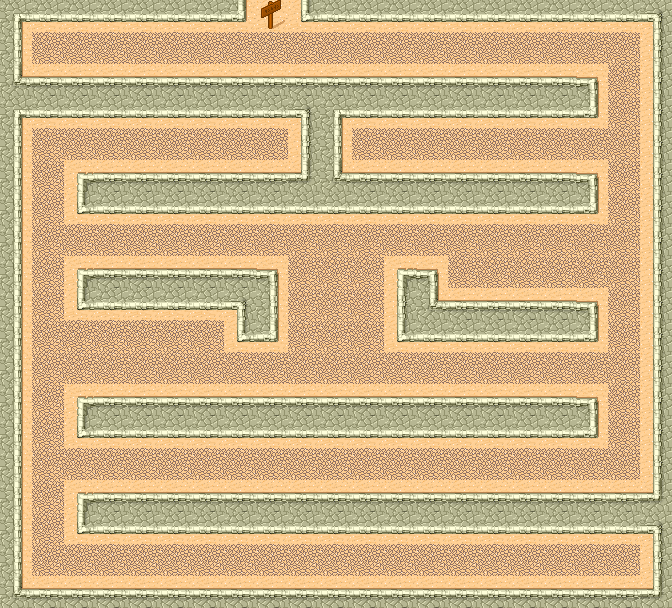

Rendered tile map (Tiled .tmx) drawn with the repository's tilesets; below, a short description and the map source with its tile grids summarised:
An orthogonal 21x19 tile map with 32x32 px tiles, 1 tile layer (Слой тайлов 1).

<map version="1.5" tiledversion="1.7.2" orientation="orthogonal" renderorder="right-down" width="21" height="19" tilewidth="32" tileheight="32" infinite="0" nextlayerid="2" nextobjectid="1">
 <tileset firstgid="1" source="tmw_desert_spacing.tsx" />
 <layer id="1" name="Слой тайлов 1" width="21" height="19">
  <data>[399 cells, 399 non-empty, 14 distinct tile ids]</data>
 </layer>
</map>
